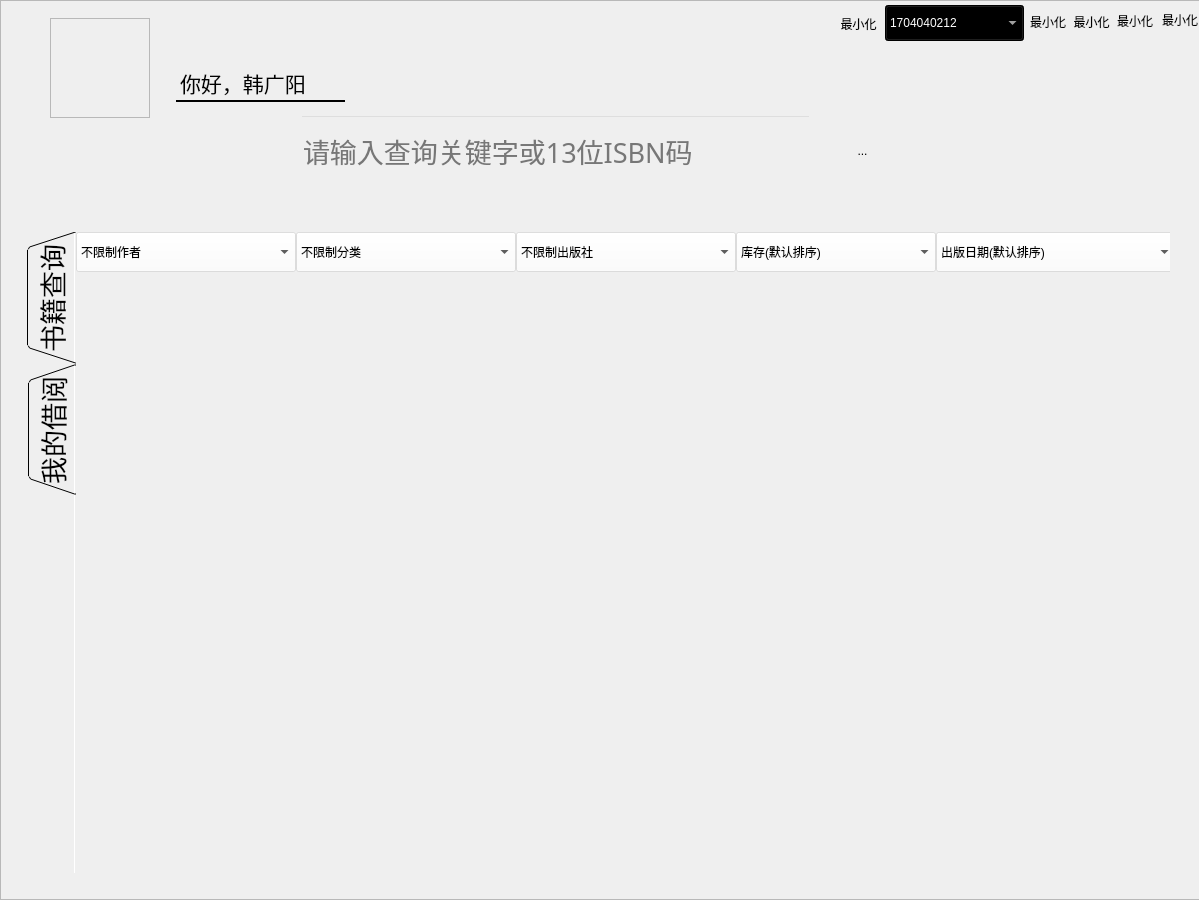
<?xml version="1.0" encoding="UTF-8"?>
<ui version="4.0">
 <class>UserInterface</class>
 <widget class="QWidget" name="UserInterface">
  <property name="geometry">
   <rect>
    <x>0</x>
    <y>0</y>
    <width>1199</width>
    <height>900</height>
   </rect>
  </property>
  <property name="sizePolicy">
   <sizepolicy hsizetype="Fixed" vsizetype="Fixed">
    <horstretch>0</horstretch>
    <verstretch>0</verstretch>
   </sizepolicy>
  </property>
  <property name="windowTitle">
   <string>UserInterface</string>
  </property>
  <property name="styleSheet">
   <string notr="true">QComboBox{background-color: rgba(255, 255, 255, 50);}

QLabel{
font: 16pt &quot;Adobe 黑体 Std R&quot;;}</string>
  </property>
  <widget class="HeadPor" name="frameHead">
   <property name="geometry">
    <rect>
     <x>50</x>
     <y>18</y>
     <width>100</width>
     <height>100</height>
    </rect>
   </property>
   <property name="frameShape">
    <enum>QFrame::StyledPanel</enum>
   </property>
   <property name="frameShadow">
    <enum>QFrame::Raised</enum>
   </property>
  </widget>
  <widget class="QLabel" name="label">
   <property name="geometry">
    <rect>
     <x>180</x>
     <y>57</y>
     <width>251</width>
     <height>51</height>
    </rect>
   </property>
   <property name="font">
    <font>
     <family>Adobe 黑体 Std R</family>
     <pointsize>16</pointsize>
     <weight>50</weight>
     <italic>false</italic>
     <bold>false</bold>
     <underline>false</underline>
    </font>
   </property>
   <property name="text">
    <string>你好，韩广阳</string>
   </property>
  </widget>
  <widget class="QToolButton" name="btnCloth">
   <property name="geometry">
    <rect>
     <x>1028</x>
     <y>2</y>
     <width>40</width>
     <height>40</height>
    </rect>
   </property>
   <property name="styleSheet">
    <string notr="true"/>
   </property>
   <property name="text">
    <string>最小化</string>
   </property>
   <property name="icon">
    <iconset resource="../BMS.qrc">
     <normaloff>:/用户界面小按钮/Resources/小按钮/皮肤.png</normaloff>:/用户界面小按钮/Resources/小按钮/皮肤.png</iconset>
   </property>
   <property name="iconSize">
    <size>
     <width>40</width>
     <height>40</height>
    </size>
   </property>
   <property name="autoRaise">
    <bool>true</bool>
   </property>
  </widget>
  <widget class="QToolButton" name="btnHelp">
   <property name="geometry">
    <rect>
     <x>1069</x>
     <y>0</y>
     <width>45</width>
     <height>43</height>
    </rect>
   </property>
   <property name="styleSheet">
    <string notr="true"/>
   </property>
   <property name="text">
    <string>最小化</string>
   </property>
   <property name="icon">
    <iconset resource="../BMS.qrc">
     <normaloff>:/用户界面小按钮/Resources/小按钮/实心帮助.png</normaloff>:/用户界面小按钮/Resources/小按钮/实心帮助.png</iconset>
   </property>
   <property name="iconSize">
    <size>
     <width>40</width>
     <height>40</height>
    </size>
   </property>
   <property name="autoRaise">
    <bool>true</bool>
   </property>
  </widget>
  <widget class="QToolButton" name="btnClose">
   <property name="geometry">
    <rect>
     <x>1160</x>
     <y>0</y>
     <width>40</width>
     <height>40</height>
    </rect>
   </property>
   <property name="styleSheet">
    <string notr="true"/>
   </property>
   <property name="text">
    <string>最小化</string>
   </property>
   <property name="icon">
    <iconset resource="../BMS.qrc">
     <normaloff>:/用户界面小按钮/Resources/小按钮/实心关闭.png</normaloff>:/用户界面小按钮/Resources/小按钮/实心关闭.png</iconset>
   </property>
   <property name="iconSize">
    <size>
     <width>40</width>
     <height>40</height>
    </size>
   </property>
   <property name="autoRaise">
    <bool>true</bool>
   </property>
  </widget>
  <widget class="QToolButton" name="btnMin">
   <property name="geometry">
    <rect>
     <x>1110</x>
     <y>-5</y>
     <width>50</width>
     <height>51</height>
    </rect>
   </property>
   <property name="styleSheet">
    <string notr="true"/>
   </property>
   <property name="text">
    <string>最小化</string>
   </property>
   <property name="icon">
    <iconset resource="../BMS.qrc">
     <normaloff>:/用户界面小按钮/Resources/小按钮/实心最小化.png</normaloff>:/用户界面小按钮/Resources/小按钮/实心最小化.png</iconset>
   </property>
   <property name="iconSize">
    <size>
     <width>51</width>
     <height>49</height>
    </size>
   </property>
   <property name="autoRaise">
    <bool>true</bool>
   </property>
  </widget>
  <widget class="QComboBox" name="comboBox">
   <property name="geometry">
    <rect>
     <x>885</x>
     <y>5</y>
     <width>139</width>
     <height>36</height>
    </rect>
   </property>
   <property name="styleSheet">
    <string notr="true">background-color: rgb(0, 0, 0);
font: 12pt &quot;Adobe 黑体 Std R&quot;;
color: rgb(255, 255, 255);</string>
   </property>
   <item>
    <property name="text">
     <string>1704040212</string>
    </property>
   </item>
   <item>
    <property name="text">
     <string>我的信息</string>
    </property>
   </item>
   <item>
    <property name="text">
     <string>修改密码</string>
    </property>
   </item>
   <item>
    <property name="text">
     <string>注销登录</string>
    </property>
   </item>
   <item>
    <property name="text">
     <string>退出登录</string>
    </property>
   </item>
  </widget>
  <widget class="QFrame" name="frame">
   <property name="geometry">
    <rect>
     <x>0</x>
     <y>0</y>
     <width>1200</width>
     <height>900</height>
    </rect>
   </property>
   <property name="autoFillBackground">
    <bool>false</bool>
   </property>
   <property name="styleSheet">
    <string notr="true">#frame{image: url(:/用户界面/Resources/用户界面/用户主背景.jpg);}</string>
   </property>
   <property name="frameShape">
    <enum>QFrame::StyledPanel</enum>
   </property>
   <property name="frameShadow">
    <enum>QFrame::Raised</enum>
   </property>
   <widget class="QToolButton" name="btnSearch">
    <property name="geometry">
     <rect>
      <x>827</x>
      <y>115</y>
      <width>71</width>
      <height>71</height>
     </rect>
    </property>
    <property name="text">
     <string>...</string>
    </property>
    <property name="icon">
     <iconset resource="../BMS.qrc">
      <normaloff>:/用户界面小按钮/Resources/小按钮/search.ico</normaloff>:/用户界面小按钮/Resources/小按钮/search.ico</iconset>
    </property>
    <property name="iconSize">
     <size>
      <width>68</width>
      <height>68</height>
     </size>
    </property>
    <property name="autoRaise">
     <bool>true</bool>
    </property>
   </widget>
   <widget class="QLineEdit" name="lineEdit">
    <property name="geometry">
     <rect>
      <x>300</x>
      <y>115</y>
      <width>511</width>
      <height>71</height>
     </rect>
    </property>
    <property name="font">
     <font>
      <family>Adobe 黑体 Std R</family>
      <pointsize>20</pointsize>
     </font>
    </property>
    <property name="styleSheet">
     <string notr="true">background-color:rgba(255, 255, 255, 0)</string>
    </property>
    <property name="text">
     <string/>
    </property>
    <property name="placeholderText">
     <string>请输入查询关键字或13位ISBN码</string>
    </property>
   </widget>
   <widget class="QTabWidget" name="tabWidget">
    <property name="geometry">
     <rect>
      <x>27</x>
      <y>232</y>
      <width>1143</width>
      <height>641</height>
     </rect>
    </property>
    <property name="font">
     <font>
      <family>Adobe Arabic</family>
      <pointsize>20</pointsize>
     </font>
    </property>
    <property name="tabletTracking">
     <bool>false</bool>
    </property>
    <property name="autoFillBackground">
     <bool>false</bool>
    </property>
    <property name="styleSheet">
     <string notr="true">background-color: rgba(255, 255, 255, 0);</string>
    </property>
    <property name="tabPosition">
     <enum>QTabWidget::West</enum>
    </property>
    <property name="tabShape">
     <enum>QTabWidget::Triangular</enum>
    </property>
    <property name="currentIndex">
     <number>0</number>
    </property>
    <property name="documentMode">
     <bool>true</bool>
    </property>
    <property name="tabBarAutoHide">
     <bool>false</bool>
    </property>
    <widget class="QWidget" name="tab">
     <property name="layoutDirection">
      <enum>Qt::LeftToRight</enum>
     </property>
     <property name="styleSheet">
      <string notr="true">QComboBox{
background-color: rgba(255, 255, 255, 100);font: 15pt &quot;Adobe 黑体 Std R&quot;;}
</string>
     </property>
     <attribute name="title">
      <string>书籍查询</string>
     </attribute>
     <widget class="QListWidget" name="listBook">
      <property name="geometry">
       <rect>
        <x>0</x>
        <y>40</y>
        <width>1100</width>
        <height>601</height>
       </rect>
      </property>
      <property name="styleSheet">
       <string notr="true"/>
      </property>
      <property name="frameShape">
       <enum>QFrame::WinPanel</enum>
      </property>
      <property name="frameShadow">
       <enum>QFrame::Raised</enum>
      </property>
      <property name="batchSize">
       <number>100</number>
      </property>
      <property name="selectionRectVisible">
       <bool>false</bool>
      </property>
     </widget>
     <widget class="QFrame" name="cannotFound">
      <property name="geometry">
       <rect>
        <x>390</x>
        <y>250</y>
        <width>271</width>
        <height>281</height>
       </rect>
      </property>
      <property name="autoFillBackground">
       <bool>false</bool>
      </property>
      <property name="styleSheet">
       <string notr="true">image: url(:/固定/Resources/固定/找不到结果.png);
background-color: rgba(255, 255, 255, 0);</string>
      </property>
      <property name="frameShape">
       <enum>QFrame::StyledPanel</enum>
      </property>
      <property name="frameShadow">
       <enum>QFrame::Raised</enum>
      </property>
     </widget>
     <widget class="QComboBox" name="cmbAuthor">
      <property name="geometry">
       <rect>
        <x>0</x>
        <y>0</y>
        <width>220</width>
        <height>40</height>
       </rect>
      </property>
      <item>
       <property name="text">
        <string>不限制作者</string>
       </property>
      </item>
     </widget>
     <widget class="QComboBox" name="cmbType">
      <property name="geometry">
       <rect>
        <x>220</x>
        <y>0</y>
        <width>220</width>
        <height>40</height>
       </rect>
      </property>
      <item>
       <property name="text">
        <string>不限制分类</string>
       </property>
      </item>
     </widget>
     <widget class="QComboBox" name="cmbPublish">
      <property name="geometry">
       <rect>
        <x>440</x>
        <y>0</y>
        <width>220</width>
        <height>40</height>
       </rect>
      </property>
      <item>
       <property name="text">
        <string>不限制出版社</string>
       </property>
      </item>
     </widget>
     <widget class="QComboBox" name="cmbKuCun">
      <property name="geometry">
       <rect>
        <x>660</x>
        <y>0</y>
        <width>200</width>
        <height>40</height>
       </rect>
      </property>
      <item>
       <property name="text">
        <string>库存(默认排序)</string>
       </property>
      </item>
      <item>
       <property name="text">
        <string>库存降序</string>
       </property>
      </item>
      <item>
       <property name="text">
        <string>库存升序</string>
       </property>
      </item>
     </widget>
     <widget class="QComboBox" name="cmbDate">
      <property name="geometry">
       <rect>
        <x>860</x>
        <y>0</y>
        <width>240</width>
        <height>40</height>
       </rect>
      </property>
      <property name="frame">
       <bool>true</bool>
      </property>
      <item>
       <property name="text">
        <string>出版日期(默认排序)</string>
       </property>
      </item>
      <item>
       <property name="text">
        <string>出版日期降序</string>
       </property>
      </item>
      <item>
       <property name="text">
        <string>出版日期升序</string>
       </property>
      </item>
     </widget>
    </widget>
    <widget class="QWidget" name="tab_2">
     <property name="styleSheet">
      <string notr="true"/>
     </property>
     <attribute name="title">
      <string>我的借阅</string>
     </attribute>
     <widget class="QListWidget" name="listLoan">
      <property name="geometry">
       <rect>
        <x>0</x>
        <y>0</y>
        <width>1100</width>
        <height>641</height>
       </rect>
      </property>
     </widget>
    </widget>
   </widget>
   <widget class="QToolButton" name="btnFreshen">
    <property name="geometry">
     <rect>
      <x>835</x>
      <y>0</y>
      <width>47</width>
      <height>47</height>
     </rect>
    </property>
    <property name="styleSheet">
     <string notr="true"/>
    </property>
    <property name="text">
     <string>最小化</string>
    </property>
    <property name="icon">
     <iconset resource="../BMS.qrc">
      <normaloff>:/用户界面小按钮/Resources/小按钮/刷新.png</normaloff>:/用户界面小按钮/Resources/小按钮/刷新.png</iconset>
    </property>
    <property name="iconSize">
     <size>
      <width>45</width>
      <height>45</height>
     </size>
    </property>
    <property name="autoRaise">
     <bool>true</bool>
    </property>
   </widget>
  </widget>
  <widget class="Line" name="line">
   <property name="geometry">
    <rect>
     <x>176</x>
     <y>93</y>
     <width>169</width>
     <height>16</height>
    </rect>
   </property>
   <property name="frameShadow">
    <enum>QFrame::Plain</enum>
   </property>
   <property name="lineWidth">
    <number>2</number>
   </property>
   <property name="orientation">
    <enum>Qt::Horizontal</enum>
   </property>
  </widget>
  <zorder>frame</zorder>
  <zorder>frameHead</zorder>
  <zorder>btnCloth</zorder>
  <zorder>btnHelp</zorder>
  <zorder>btnClose</zorder>
  <zorder>btnMin</zorder>
  <zorder>comboBox</zorder>
  <zorder>line</zorder>
  <zorder>label</zorder>
 </widget>
 <layoutdefault spacing="6" margin="11"/>
 <customwidgets>
  <customwidget>
   <class>HeadPor</class>
   <extends>QFrame</extends>
   <header location="global">headpor.h</header>
   <container>1</container>
  </customwidget>
 </customwidgets>
 <resources>
  <include location="../BMS.qrc"/>
 </resources>
 <connections/>
</ui>
